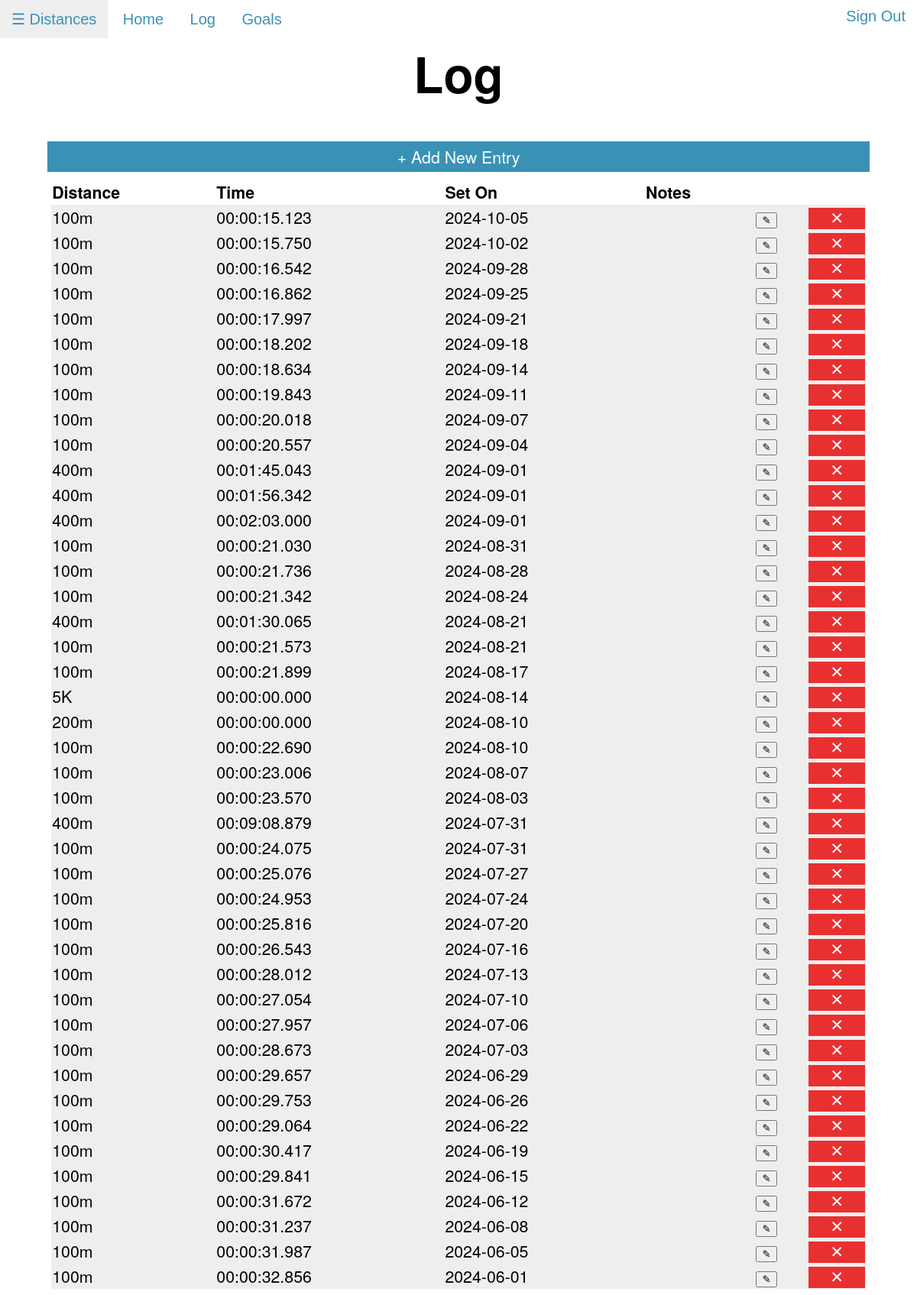
/log (signed in), run on an earlier commit of the app's database.
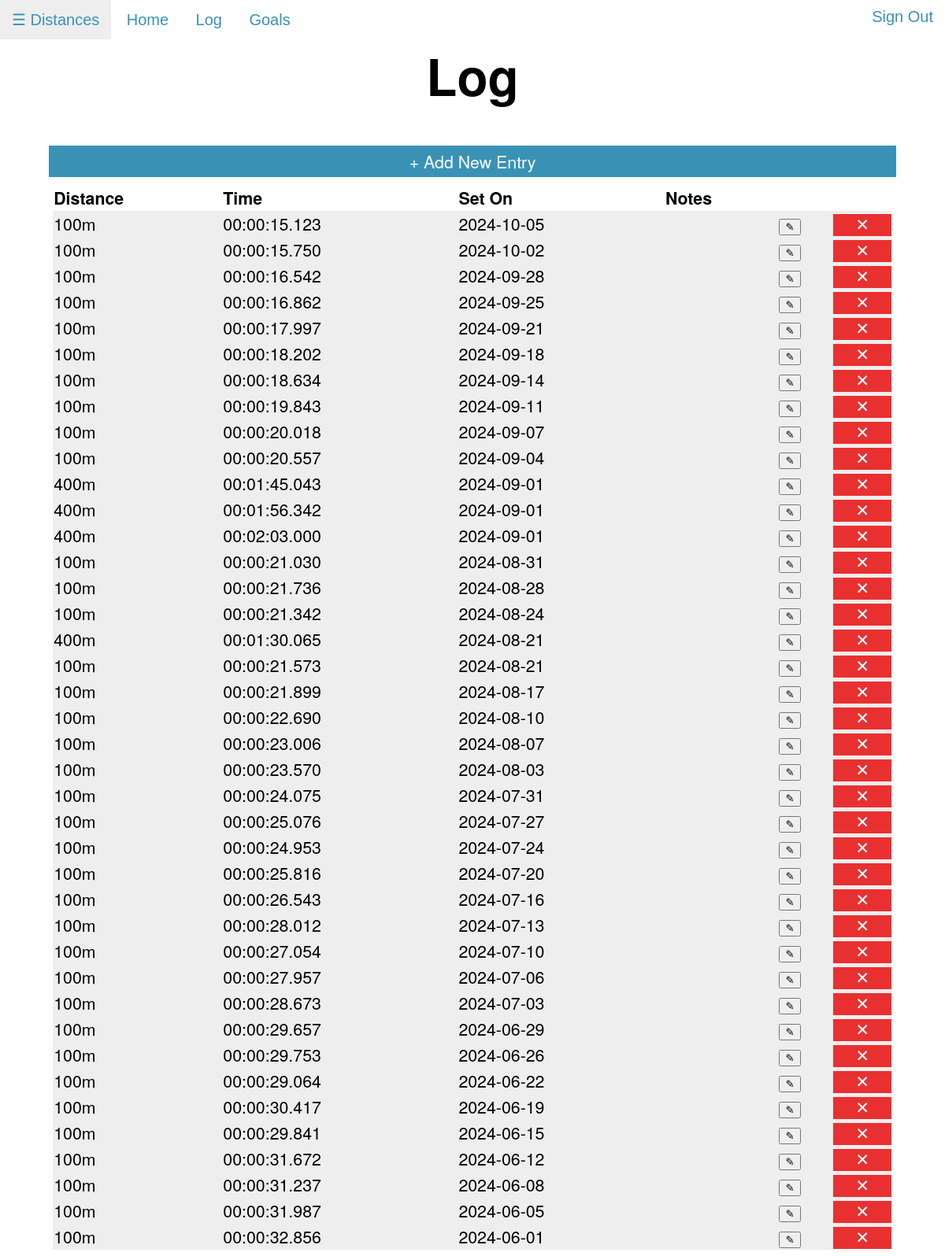
And on a later commit of the database.
### tables this page shows
CREATE TABLE times (id INTEGER PRIMARY KEY AUTOINCREMENT NOT NULL, user_id INTEGER NOT NULL, dist_id INTEGER NOT NULL, h INTEGER NOT NULL, m INTEGER NOT NULL, s INTEGER NOT NULL, ms INTEGER NOT NULL, date TEXT NOT NULL, notes TEXT);

CREATE TABLE distances (id INTEGER PRIMARY KEY AUTOINCREMENT NOT NULL, user_id INTEGER NOT NULL, distance TEXT NOT NULL);

### app.py (the view)
@app.route("/log", methods=["GET", "POST"])
@login_required
def log():
    times = db.execute("SELECT * FROM times WHERE times.user_id = ? ORDER BY date DESC", session["user_id"])
    for time in times:
        time["distance"] = db.execute("SELECT distance FROM distances WHERE id = ?", time["dist_id"])[0]["distance"]
    load_dists()
    return render_template("log.html", dists=dists, times=times)

### app.py (called while the page is built)
def login_required(f):
    @wraps(f)
    def decorated_function(*args, **kwargs):
        if session.get("user_id") is None:
            return redirect("/login")
        return f(*args, **kwargs)
    return decorated_function

def load_dists():
    dists.clear()
    rows = db.execute("SELECT distance FROM distances WHERE user_id = ?", session["user_id"])
    for row in rows:
        if row["distance"] not in dists:
            dists.append(row["distance"])

### templates/log.html (shortened to what this page needs)
{% extends "layout.html" %}
{% block body %}
    <h1>Log</h1>
    <a class="addentrylink" href="/addentry">&plus; Add New Entry</a>
    <table>
        <thead class="heading">
            <td>Distance</td>
            <td>Time</td>
            <td>Set On</td>
            <td>Notes</td>
            <td></td>
            <td></td>
        </thead>
        {% for entry in times %}
        <tr>
            <td>{{ entry["distance"] }}</td>
            <td>{{ '%02d' % entry["h"] }}:{{ '%02d' % entry["m"] }}:{{ '%02d' % entry["s"] }}.{{ '%03d' % entry["ms"] }}</td>
            <td>{{ entry["date"] }}</td>
            <td>{{ entry["notes"] }}</td>
            <td>
                <form action="/editentry">
                    <button class="editbutton" type="submit">&#9998;</button>
                </form>
            </td>
            <td>
                <form action="/deleteentry">
                    <button class="trashbutton" type="submit">&#10005;</button>
                </form>
            </td>
        </tr>
        {% endfor %}
    </table>
{% endblock %}

What changed in the data, as far as the page shows it:
removed times: distance "5K", h "00", m "00", s "00", ms "000", date "2024-08-14"
removed times: distance "200m", h "00", m "00", s "00", ms "000", date "2024-08-10"
removed times: distance "400m", h "00", m "09", s "08", ms "879", date "2024-07-31"
